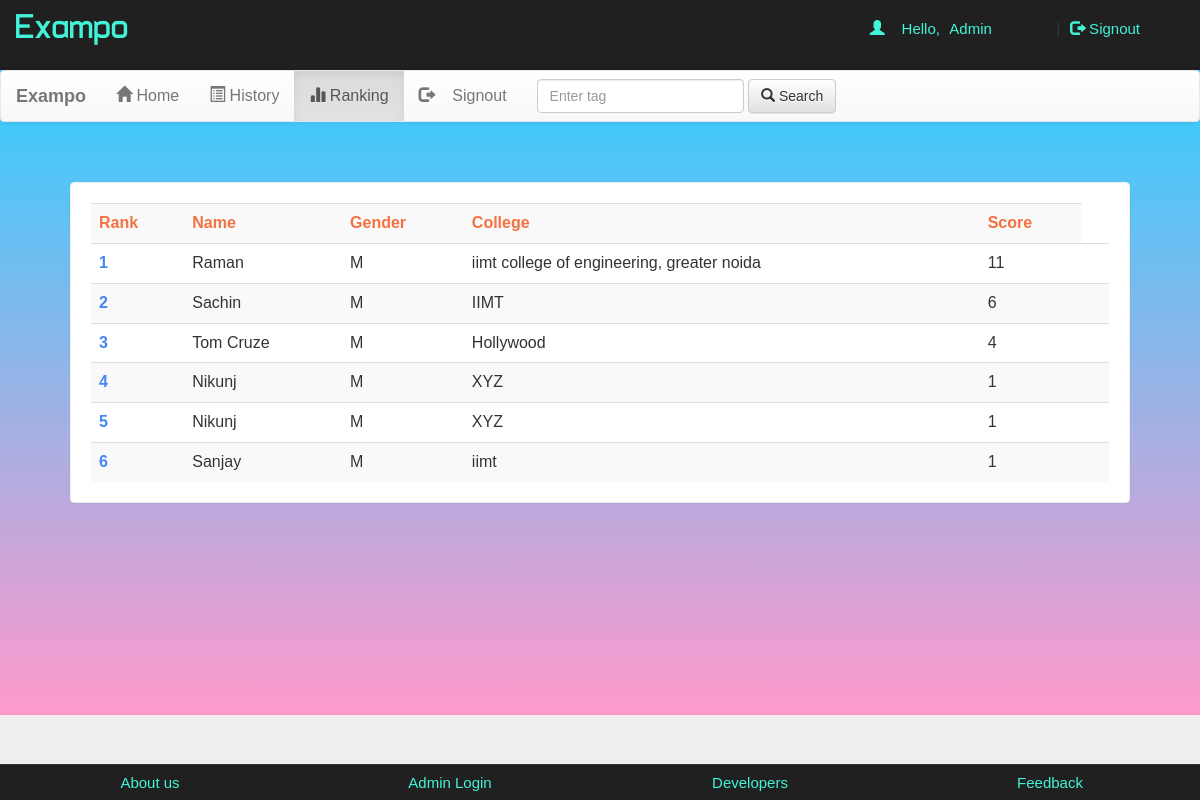
Screenshot of /account.php?q=3 (signed in) with the database file from the repository.
### tables this page shows
CREATE TABLE `rank` (
  `email` varchar(50) NOT NULL,
  `score` int(11) NOT NULL,
  `time` timestamp NOT NULL DEFAULT CURRENT_TIMESTAMP ON UPDATE CURRENT_TIMESTAMP
);

CREATE TABLE `user` (
  `name` varchar(50) NOT NULL,
  `gender` varchar(5) NOT NULL,
  `college` varchar(100) NOT NULL,
  `email` varchar(50) NOT NULL,
  `mob` bigint(20) NOT NULL,
  `password` varchar(50) NOT NULL
);

### account.php (the view, shortened to what this page needs)
<!DOCTYPE html PUBLIC "-//W3C//DTD XHTML 1.0 Transitional//EN" "http://www.w3.org/TR/xhtml1/DTD/xhtml1-transitional.dtd">
<html xmlns="http://www.w3.org/1999/xhtml">
<head>
  <link rel="stylesheet" href="css/bootstrap.min.css" />
  <link rel="stylesheet" href="css/bootstrap-theme.min.css" />
  <link rel="stylesheet" href="css/main.css">
  <link rel="stylesheet" href="css/font.css">
</head>
<body>
  <div class="header">
    <div class="row">
      <div class="col-lg-6">
        <span class="logo">Exampo</span></div>
      <div class="col-md-4 col-md-offset-2">
        <?php
        include_once 'dbConnection.php';
        if (!(isset($_SESSION['email']))) {
            header("location:index.php");
        } else {
            $name = $_SESSION['name'];
            echo '<span class="pull-right top title1" ><span class="log1"><span class="glyphicon glyphicon-user" aria-hidden="true"></span>&nbsp;&nbsp;&nbsp;&nbsp;Hello,</span> <a href="account.php?q=1" class="log log1">' . $name . '</a>&nbsp;|&nbsp;<a href="logout.php?q=account.php" class="log"><span class="glyphicon glyphicon-log-out" aria-hidden="true"></span>&nbsp;Signout</button></a></span>';
        } ?>
      </div>
    </div>
  </div>
  <div class="bg">
    <nav class="navbar navbar-default title1">
      <div class="container-fluid">
        <div class="navbar-header">
          <a class="navbar-brand" href="#"><b>Exampo</b></a>
        </div>
        <div class="collapse navbar-collapse" id="bs-example-navbar-collapse-1">
          <ul class="nav navbar-nav">
            <li <?php if (@$_GET['q'] == 1) {
            echo 'class="active"';
        } ?>><a href="account.php?q=1"><span class="glyphicon glyphicon-home" aria-hidden="true"></span>&nbsp;Home<span class="sr-only">(current)</span></a></li>
            <li <?php if (@$_GET['q'] == 2) {
            echo 'class="active"';
        } ?>><a href="account.php?q=2"><span class="glyphicon glyphicon-list-alt" aria-hidden="true"></span>&nbsp;History</a></li>
            <li <?php if (@$_GET['q'] == 3) {
            echo 'class="active"';
        } ?>><a href="account.php?q=3"><span class="glyphicon glyphicon-stats" aria-hidden="true"></span>&nbsp;Ranking</a></li>
            <li class="pull-right"> <a href="logout.php?q=account.php"><span class="glyphicon glyphicon-log-out" aria-hidden="true"></span>&nbsp;&nbsp;&nbsp;&nbsp;Signout</a></li>
          </ul>
          <form class="navbar-form navbar-left" role="search">
            <div class="form-group">
              <input type="text" class="form-control" placeholder="Enter tag ">
            </div>
            <button type="submit" class="btn btn-default"><span class="glyphicon glyphicon-search" aria-hidden="true"></span>&nbsp;Search</button>
          </form>
        </div>
      </div>
    </nav>
    <div class="container">
      <div class="row">
        <div class="col-md-12">
          <?php
          if (@$_GET['q'] == 3) {
              $q = mysqli_query($con, "SELECT * FROM rank  ORDER BY score DESC ") or die('Error223');
              echo  '<div class="panel title"><div class="table-responsive">
<table class="table table-striped title1" >
<tr style="color:#f47141"><td><b>Rank</b></td><td><b>Name</b></td><td><b>Gender</b></td><td><b>College</b></td><td><b>Score</b></td></tr>';
              $c = 0;
              while ($row = mysqli_fetch_array($q)) {
                  $e = $row['email'];
                  $s = $row['score'];
                  $q12 = mysqli_query($con, "SELECT * FROM user WHERE email='$e' ") or die('Error231');
                  while ($row = mysqli_fetch_array($q12)) {
                      $name = $row['name'];
                      $gender = $row['gender'];
                      $college = $row['college'];
                  }
                  $c++;
                  echo '<tr><td style="color:#4286f4"><b>' . $c . '</b></td><td>' . $name . '</td><td>' . $gender . '</td><td>' . $college . '</td><td>' . $s . '</td><td>';
              }
              echo '</table></div></div>';
          }
          ?>
        </div>
      </div>
    </div>
  </div>
  <div class="row footer">
    <div class="col-md-3 box">
      <a href="#">About us</a>
    </div>
    <div class="col-md-3 box">
      <a href="#" data-toggle="modal" data-target="#login">Admin Login</a></div>
    <div class="col-md-3 box">
      <a href="#" data-toggle="modal" data-target="#developers">Developers</a>
    </div>
    <div class="col-md-3 box">
      <a href="feedback.php" target="_blank">Feedback</a></div>
  </div>
</body>
</html>

### css/main.css (style rules this page uses)
body { overflow-x:hidden; width:100%; font: 15px "Century Gothic", "Times Roman", sans-serif; background:#eee; min-height:550px; background-attachment:fixed; }
.bg { min-height:645px; background: linear-gradient(to bottom, #33ccff 0%, #ff99cc 100%); }
.panel { border-color:#eee; margin:40px; padding:20px; font: 15px "Century Gothic", "Times Roman", sans-serif; }
.title { font-family:'typo'; }
.header { background:#202020; height:70px; }
.logo { font-family:'typo'; font-size:35px; color:#42f4d7; margin:15px; }
.title1 { font: 16px "Century Gothic", "Times Roman", sans-serif; }
.footer { font-size:15px; text-align:center; border-top:1px solid; border-color:#323232; background-color:#202020; }
.footer a { margin:25px; color:#42f4d7; text-decoration:none; font: 15px "Century Gothic", "Times Roman", sans-serif; }
.box { padding:9px; }
.top { margin-top:20px; }
.log1 { font: 15px 'Ubuntu', sans-serif; color:#42f4d7; margin-left:10px; }
.log { margin:10px; margin-right:60px; margin-left:5px; color:#42f4d7; text-decoration:none; font-size:20px; font-size:15px; }

### account.php (style rules this page uses)
.footer { position: fixed !important; left: 0 !important; margin: 0px !important; padding: 0px !important; bottom: 0 !important; width: 100% !important; }

### rows the page displays
rank: user.name "Raman", user.gender "M", user.college "iimt college of engineering, greater noida", score "11"
rank: user.name "Sachin", user.gender "M", user.college "IIMT", score "6"
rank: user.name "Tom Cruze", user.gender "M", user.college "Hollywood", score "4"
rank: user.name "Nikunj", user.gender "M", user.college "XYZ", score "1"
rank: score "1"
user: name "Nikunj", gender "M", college "XYZ"
rank: user.name "Sanjay", user.gender "M", user.college "iimt", score "1"

### other values shown
$name "Admin"
